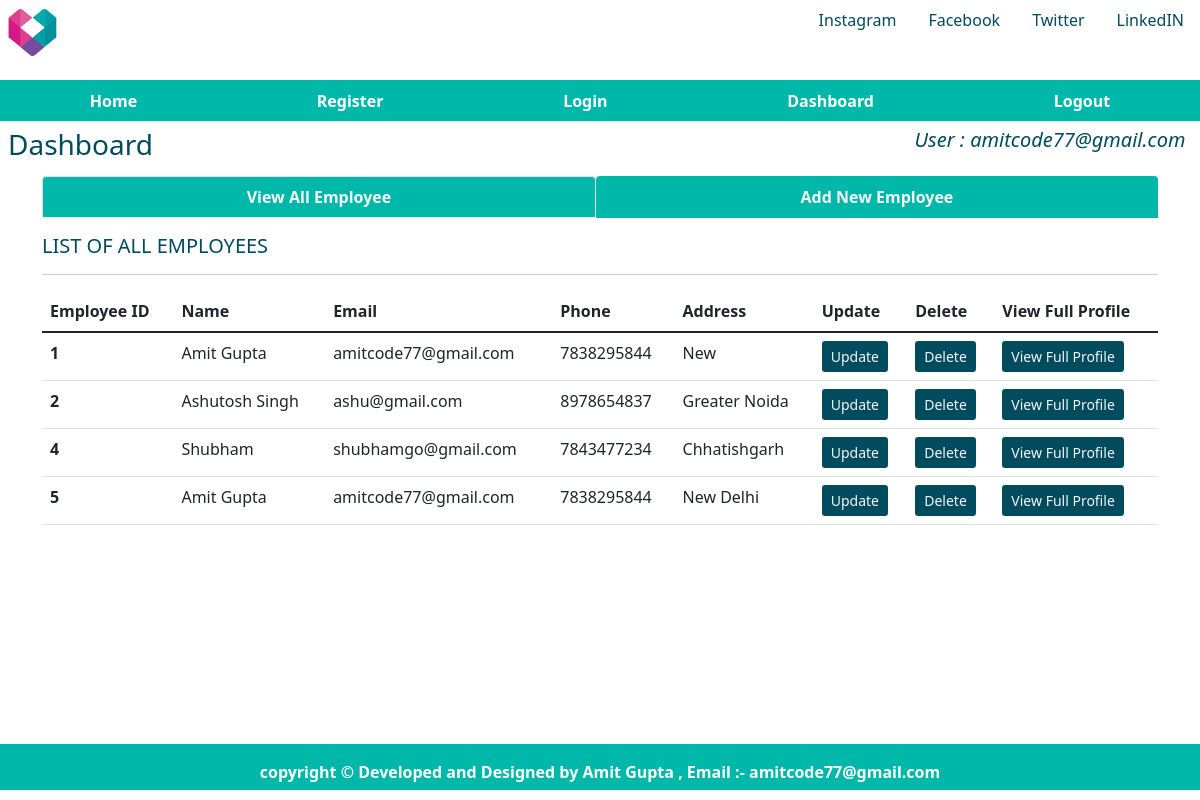
The page /dashboard (signed in) on the database as committed earlier.
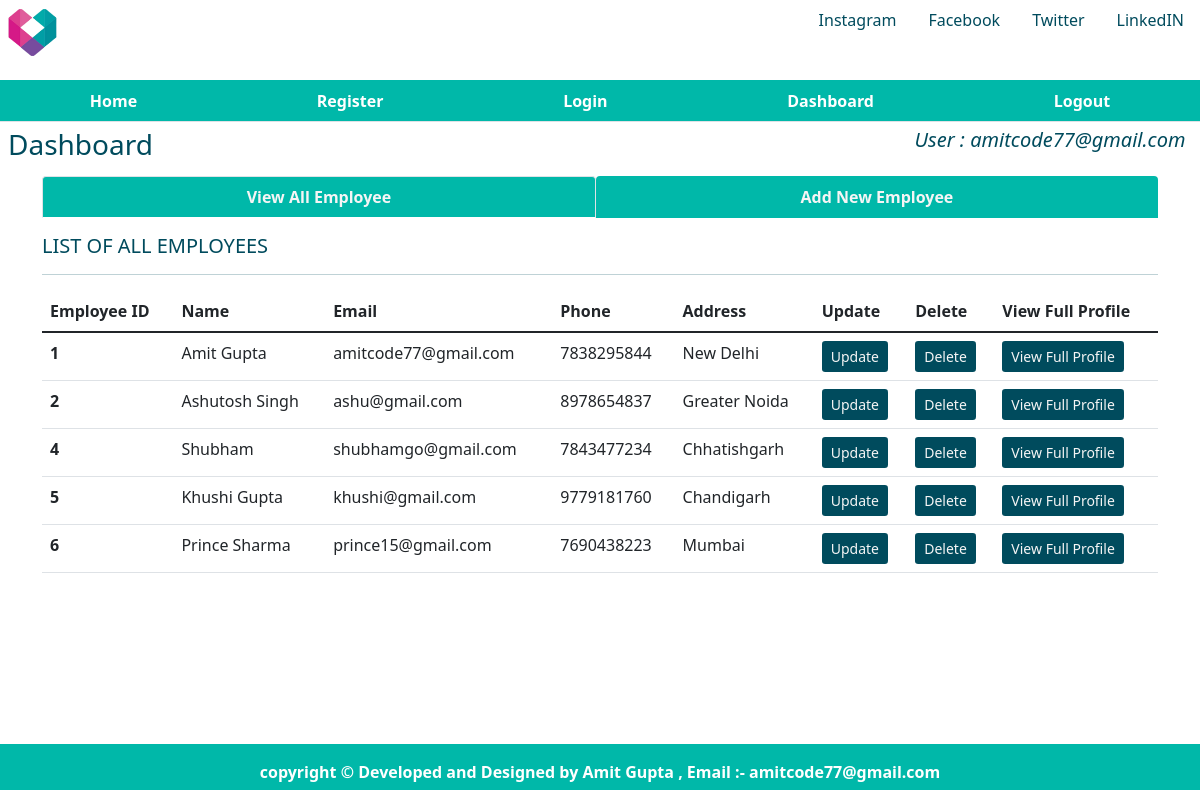
The same page on the database as committed later.
### database.py (models this page shows, shortened)
class users(db.Model):
    id = db.Column(db.Integer, primary_key=True, autoincrement=True)
    name = db.Column(db.String(50), unique=False, nullable=False)
    password = db.Column(db.String(20), unique=False, nullable=False)
    admin = db.Column(db.Boolean, unique=False)

class emp(db.Model):
    empid = db.Column(db.Integer, primary_key=True, autoincrement=True)
    name = db.Column(db.String(50), unique=False, nullable=False)
    email = db.Column(db.String(20), unique=False, nullable=False)
    phone = db.Column(db.Integer, unique=False, nullable=False)
    address = db.Column(db.String(100), unique=False, nullable=False)
    joining_date = db.Column(db.Date, unique=False, nullable=False)
    total_projects = db.Column(db.Integer, unique=False, nullable=False)
    total_test_case = db.Column(db.Integer, unique=False, nullable=False)
    total_defect_found = db.Column(db.Integer, unique=False, nullable=False)
    total_defects_pending = db.Column(db.Integer, unique=False, nullable=False)

### app.py (the view)
@app.route('/dashboard')
def dashboard():
    user = get_current_user()
    all_emp = emp.query.all()
    return render_template('dashboard.html', user=user, all_emp=all_emp)

### app.py (called while the page is built)
@app.teardown_appcontext
def close_database(error):
    if hasattr(g, 'employeeapplication'):
        g.employeeapplication.close()

def get_current_user():
    user = None
    if 'user' in session:
        user = session['user']
        user_cur = users.query.filter_by(name=user)
        user = user_cur.first()
    return user

### templates/dashboard.html
{% extends 'layout.html' %}
{% block css %}
<link rel="stylesheet" href="{{ url_for('static',filename='home.css') }}" type="text/css">
{% endblock %}
{% block body %}
<div class="child child4">
    <h3 class="m-2">Dashboard</h3>
</div>
<div class="child child5" style="color:rgb(0, 75, 93);">
    {% if user %}
    <h5 class="m-2"><i>User : {{ user['name'] }} </i></h3>
    {% endif %}
</div>
<div class="child child6  container" style="color:rgb(0, 75, 93);">
    <ul class="nav nav-tabs nav-fill mb-3">
        <li class="nav-item">
            <a class="nav-link active" aria-current="page" href="{{ url_for('dashboard') }}"
                style=" background-color: #00B8A9;; color:whitesmoke;"> <b>View All Employee </b></a>
        </li>
        <li class="nav-item">
            <a class="nav-link" style=" background-color: #00B8A9;; color:whitesmoke;"
                href="{{ url_for('addnewemp') }}"> <b>Add
                    New Employee </b></a>
        </li>
    </ul>
    <div class="table-responsive-lg caption-top">
        <caption>
            <h5>LIST OF ALL EMPLOYEES</h5>
        </caption>
        <hr>
        {% if user %}
        <table class="table">
            <thead>
                <tr>
                    <th scope="col">Employee ID</th>
                    <th scope="col">Name</th>
                    <th scope="col">Email</th>
                    <th scope="col">Phone</th>
                    <th scope="col">Address</th>
                    <th scope="col">Update</th>
                    <th scope="col">Delete</th>
                    <th scope="col">View Full Profile</th>
                </tr>
            </thead>
            <tbody>
                {% for emp in all_emp %}
                <tr>
                    <th scope="row">{{ emp['empid'] }}</th>
                    <td>{{ emp['name'] }}</td>
                    <td>{{ emp['email'] }}</td>
                    <td>{{ emp['phone'] }}</td>
                    <td>{{ emp['address'] }}</td>
                    <td>
                        <a class="btn btn-sm" style="background-color:rgb(0, 75, 93); color:whitesmoke;"
                            href="{{ url_for('fetchone', empid = emp['empid']) }}">Update
                        </a>
                    </td>
                    <td>
                        <a class="btn btn-sm" style="background-color:rgb(0, 75, 93); color:whitesmoke;"
                            href="{{ url_for('deleteemp', empid = emp['empid']) }}">Delete
                        </a>
                    </td>
                    <td>
                        <a class="btn btn-sm" style="background-color:rgb(0, 75, 93); color:whitesmoke;"
                            href="{{ url_for('singleemp', empid = emp['empid']) }}">View
                            Full Profile
                        </a>
                    </td>
                </tr>
                {% endfor %}
                {% else %}
                <h1 style="color:red;">Please Login First to See Employee Details...</h1>
                {% endif %}
            </tbody>
        </table>
    </div>
</div>
{% endblock %}

### templates/layout.html (shortened to what this page needs)
<!DOCTYPE html>
<html lang="en">
<head>
    <link href="https://cdn.jsdelivr.net/npm/bootstrap@5.1.3/dist/css/bootstrap.min.css" rel="stylesheet"
>
    {% block css %} {% endblock %}
</head>
<body>
<div class="parent">
    <div class="child child1" >
        <img src="{{ url_for('static',filename='fynd_logo.png') }}" class="img-fluid rounded-start" height="65" width="65" class="center m-3"
                         alt="LOGO">
    </div>
    <div class="child child2">
        <ul class="nav justify-content-end">
            <li class="nav-item">
                <a class="nav-link" style="color:rgb(0, 75, 93);" href="https://www.instagram.com/gofynd/">Instagram</a>
            </li>
            <li class="nav-item">
                <a class="nav-link" style="color:rgb(0, 75, 93);" href="https://www.facebook.com/gofynd">Facebook</a>
            </li>
            <li class="nav-item">
                <a class="nav-link" style="color:rgb(0, 75, 93);" href="https://twitter.com/gofynd">Twitter</a>
            </li>
            <li class="nav-item">
                <a class="nav-link" style="color:rgb(0, 75, 93);" href="https://www.linkedin.com/company/fynd-shopsense">LinkedIN</a>
            </li>
        </ul>
    </div>
    <div class="child child3">
        <ul class="nav nav-tabs nav-fill" style="background-color: #00B8A9;">
            <li class="nav-item">
                <a class="nav-link" style="color: white;" href="{{url_for('index')}}"><b>Home</b></a>
            </li>
            <li class="nav-item">
                <a class="nav-link" style="color: white;" href="{{url_for('register')}}"><b>Register</b></a>
            </li>
            <li class="nav-item">
                <a class="nav-link" style="color: white;" href="{{url_for('login')}}"><b>Login</b> </a>
            </li>
            <li class="nav-item">
                <a class="nav-link" style="color: white;" href="{{url_for('dashboard')}}"> <b>Dashboard</b></a>
            </li>
            <li class="nav-item">
                <a class="nav-link" style="color: white;" href="{{url_for('logout')}}"> <b>Logout</b></a>
            </li>
        </ul>
    </div>
    {% block body %}{% endblock %}
    <div class="child child7" style="background-color:#00B8A9; color:white;" class="row align-items-center">
        <p class="p-3 text-center"><b>copyright &copy; Developed and Designed by Amit Gupta , Email :-
            amitcode77@gmail.com</b></p>
    </div>
</div>
</body>
</html>

### static/home.css (style rules this page uses)
html, body { height: 100%; background-color: white; color: rgb(0, 75, 93); }
.parent { height: 100%; display: grid; grid-template-columns: repeat(4, 1fr); grid-template-rows: 10% 5% 7% auto 7%; }
.child { margin-bottom: 10px; }
.child1 { grid-column: 1/2; grid-row: 1/2; }
.child2 { grid-column: 3/-1; grid-row: 1/2; }
.child3 { grid-column: 1/-1; grid-row: 2/3; }
.child4 { grid-column: 1/3; grid-row: 3/4; }
.child5 { grid-column: 4/5; grid-row: 3/4; text-align: center; }
.child6 { grid-column: 1/-1; grid-row: 4/5; }
.child7 { grid-column: 1/-1; grid-row: 5/6; }

Rows that differ between the two databases and show on the page:
changed emp "Amit Gupta": address "New" → "New Delhi"
changed emp id 5: name "Amit Gupta" → "Khushi Gupta"; email "amitcode77@gmail.com" → "khushi@gmail.com"; phone "7838295844" → "9779181760"; address "New Delhi" → "Chandigarh"
added emp: empid "6", name "Prince Sharma", email "prince15@gmail.com", phone "7690438223", address "Mumbai"
